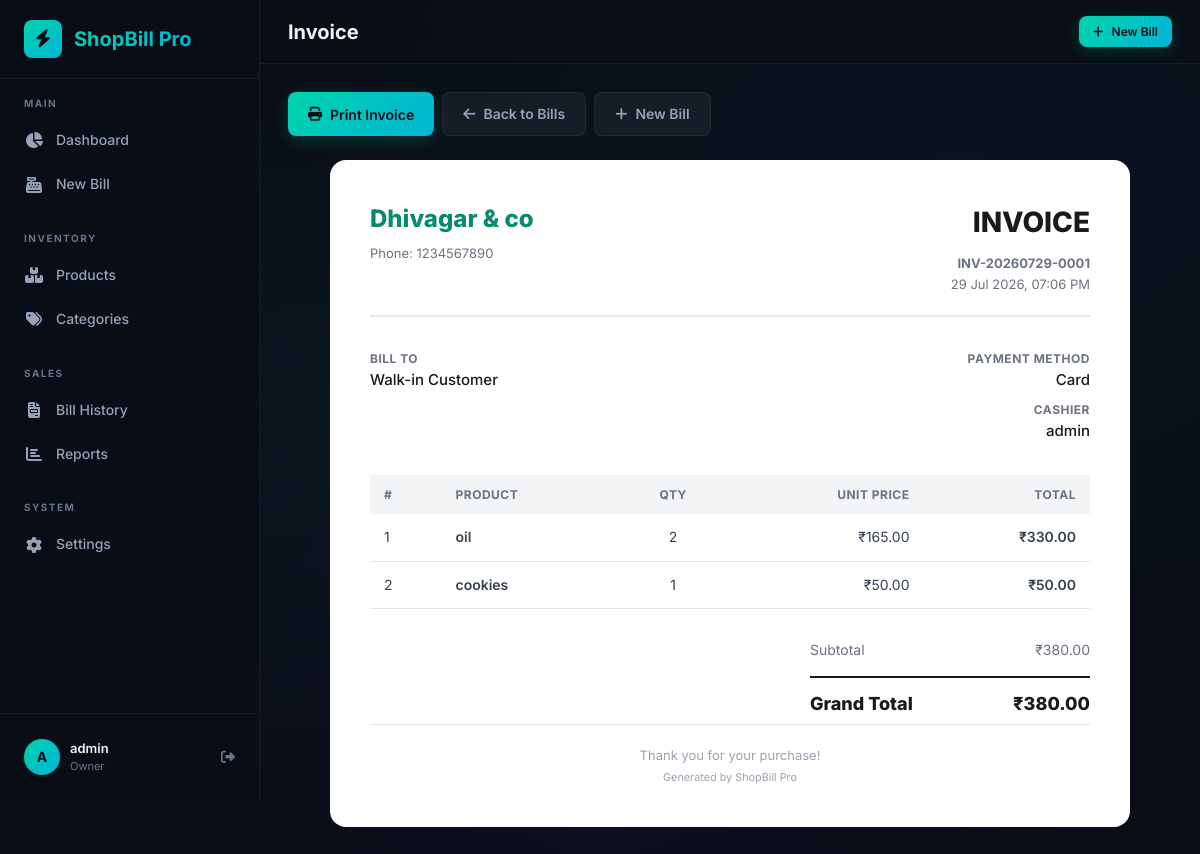
The app's page /billing/1/ (signed in) with its own data.
### billing/models.py (models this page shows, shortened)
class ShopProfile(models.Model):
    name = models.CharField(max_length=200, default='ShopBill Pro')
    address = models.TextField(blank=True, default='')
    phone = models.CharField(max_length=20, blank=True, default='')
    email = models.EmailField(blank=True, default='')
    gst_number = models.CharField(max_length=20, blank=True, default='')
    tax_rate = models.DecimalField(max_digits=5, decimal_places=2, default=0)
    currency_symbol = models.CharField(max_length=5, default='₹')
    low_stock_threshold = models.IntegerField(default=10)
    is_active = models.BooleanField(default=True)
    class Meta:
        verbose_name = 'Shop Profile'
        verbose_name_plural = 'Shop Profiles'

class Bill(models.Model):
    PAYMENT_CHOICES = [
        ('cash', 'Cash'),
        ('card', 'Card'),
        ('upi', 'UPI'),
        ('other', 'Other'),
    ]
    shop = models.ForeignKey(ShopProfile, on_delete=models.CASCADE, related_name='bills')
    bill_number = models.CharField(max_length=20, editable=False)
    customer_name = models.CharField(max_length=200, blank=True, default='Walk-in Customer')
    customer_phone = models.CharField(max_length=20, blank=True, default='')
    subtotal = models.DecimalField(max_digits=12, decimal_places=2, default=0)
    tax_amount = models.DecimalField(max_digits=12, decimal_places=2, default=0)
    discount = models.DecimalField(max_digits=12, decimal_places=2, default=0)
    grand_total = models.DecimalField(max_digits=12, decimal_places=2, default=0)
    payment_method = models.CharField(max_length=10, choices=PAYMENT_CHOICES, default='cash')
    notes = models.TextField(blank=True, default='')
    created_by = models.ForeignKey(User, on_delete=models.SET_NULL, null=True)
    created_at = models.DateTimeField(auto_now_add=True)
    class Meta:
        ordering = ['-created_at']

class BillItem(models.Model):
    bill = models.ForeignKey(Bill, on_delete=models.CASCADE, related_name='items')
    product = models.ForeignKey(Product, on_delete=models.SET_NULL, null=True)
    product_name = models.CharField(max_length=200)
    quantity = models.IntegerField(default=1)
    unit_price = models.DecimalField(max_digits=10, decimal_places=2)
    total_price = models.DecimalField(max_digits=12, decimal_places=2)

### billing/views.py (the view)
# urls.py: path('billing/<int:pk>/', views.bill_detail, name='bill_detail'),
@login_required
def bill_detail(request, pk):
    bill = get_object_or_404(Bill.objects.prefetch_related('items'), pk=pk, shop=request.user.userprofile.shop)
    profile = request.user.userprofile.shop
    return render(request, 'billing/bill_detail.html', {
        'bill': bill,
        'profile': profile,
    })

### billing/context_processors.py (called while the page is built)
def shop_profile_context(request):
    profile = None
    if request.user.is_authenticated:
        try:
            profile = request.user.userprofile.shop
        except Exception:
            pass
    return {'shop_profile': profile}

### templates/billing/bill_detail.html (shortened to what this page needs)
{% extends 'base.html' %}
{% load humanize %}
{% block page_title %}Invoice{% endblock %}
{% block content %}
<div class="no-print mb-3 d-flex gap-1">
    <button onclick="window.print()" class="btn btn-primary" id="print-invoice-btn">
        <i class="fas fa-print"></i> Print Invoice
    </button>
    <a href="{% url 'billing:bill_list' %}" class="btn btn-secondary" id="back-to-bills">
        <i class="fas fa-arrow-left"></i> Back to Bills
    </a>
    <a href="{% url 'billing:new_bill' %}" class="btn btn-secondary" id="new-bill-link">
        <i class="fas fa-plus"></i> New Bill
    </a>
</div>
<div class="invoice-container">
    <div class="invoice-header">
        <div>
            <div class="invoice-shop-name">{{ profile.name }}</div>
            <div class="invoice-shop-details">
                {% if profile.phone %}Phone: {{ profile.phone }}{% endif %}
            </div>
        </div>
        <div>
            <div class="invoice-title">INVOICE</div>
            <div class="invoice-shop-details" style="text-align: right; margin-top: 8px;">
                <strong>{{ bill.bill_number }}</strong><br>
                {{ bill.created_at|date:"d M Y, h:i A" }}
            </div>
        </div>
    </div>
    <div class="invoice-meta">
        <div>
            <div class="invoice-meta-label">Bill To</div>
            <div class="invoice-meta-value">{{ bill.customer_name }}</div>
        </div>
        <div style="text-align: right;">
            <div class="invoice-meta-label">Payment Method</div>
            <div class="invoice-meta-value">{{ bill.get_payment_method_display }}</div>
            {% if bill.created_by %}
            <div class="invoice-meta-label" style="margin-top: 8px;">Cashier</div>
            <div class="invoice-meta-value">{{ bill.created_by.username }}</div>
            {% endif %}
        </div>
    </div>
    <table class="invoice-table">
        <thead>
            <tr>
                <th>#</th>
                <th>Product</th>
                <th style="text-align: center;">Qty</th>
                <th style="text-align: right;">Unit Price</th>
                <th style="text-align: right;">Total</th>
            </tr>
        </thead>
        <tbody>
            {% for item in bill.items.all %}
            <tr>
                <td>{{ forloop.counter }}</td>
                <td style="font-weight: 600;">{{ item.product_name }}</td>
                <td style="text-align: center;">{{ item.quantity }}</td>
                <td style="text-align: right;">₹{{ item.unit_price|floatformat:2|intcomma }}</td>
                <td style="text-align: right; font-weight: 600;">₹{{ item.total_price|floatformat:2|intcomma }}</td>
            </tr>
            {% endfor %}
        </tbody>
    </table>
    <div class="invoice-totals">
        <div class="invoice-total-line">
            <span>Subtotal</span>
            <span>₹{{ bill.subtotal|floatformat:2|intcomma }}</span>
        </div>
        <div class="invoice-total-line grand">
            <span>Grand Total</span>
            <span>₹{{ bill.grand_total|floatformat:2|intcomma }}</span>
        </div>
    </div>
    <div class="invoice-footer">
        Thank you for your purchase!<br>
        <small>Generated by ShopBill Pro</small>
    </div>
</div>
{% endblock %}

### templates/base.html (shortened to what this page needs)
{% load static %}
{% load humanize %}
{% load billing_tags %}
<!DOCTYPE html>
<html lang="en">
<head>
    <link rel="stylesheet" href="{% static 'css/style.css' %}">
    <link rel="stylesheet" href="https://cdnjs.cloudflare.com/ajax/libs/font-awesome/6.5.1/css/all.min.css">
</head>
<body>
    <div class="app-layout">
        <aside class="sidebar" id="sidebar">
            <div class="sidebar-header">
                <div class="sidebar-logo"><i class="fas fa-bolt"></i></div>
                <span class="sidebar-brand">ShopBill Pro</span>
            </div>
            <nav class="sidebar-nav">
                <div class="nav-section">
                    <div class="nav-section-title">Main</div>
                    <a href="{% url 'billing:dashboard' %}" class="nav-link {% if request.resolver_match.url_name == 'dashboard' %}active{% endif %}" id="nav-dashboard">
                        <i class="fas fa-chart-pie"></i>
                        <span>Dashboard</span>
                    </a>
                    <a href="{% url 'billing:new_bill' %}" class="nav-link {% if request.resolver_match.url_name == 'new_bill' %}active{% endif %}" id="nav-new-bill">
                        <i class="fas fa-cash-register"></i>
                        <span>New Bill</span>
                    </a>
                </div>
                <div class="nav-section">
                    <div class="nav-section-title">Inventory</div>
                    <a href="{% url 'billing:product_list' %}" class="nav-link " id="nav-products">
                        <i class="fas fa-boxes-stacked"></i>
                        <span>Products</span>
                    </a>
                    <a href="{% url 'billing:category_list' %}" class="nav-link {% if request.resolver_match.url_name == 'category_list' %}active{% endif %}" id="nav-categories">
                        <i class="fas fa-tags"></i>
                        <span>Categories</span>
                    </a>
                </div>
                <div class="nav-section">
                    <div class="nav-section-title">Sales</div>
                    <a href="{% url 'billing:bill_list' %}" class="nav-link {% if request.resolver_match.url_name == 'bill_list' %}active{% endif %}" id="nav-bills">
                        <i class="fas fa-file-invoice"></i>
                        <span>Bill History</span>
                    </a>
                    <a href="{% url 'billing:reports' %}" class="nav-link {% if request.resolver_match.url_name == 'reports' %}active{% endif %}" id="nav-reports">
                        <i class="fas fa-chart-bar"></i>
                        <span>Reports</span>
                    </a>
                </div>
                <div class="nav-section">
                    <div class="nav-section-title">System</div>
                    <a href="{% url 'billing:settings' %}" class="nav-link {% if request.resolver_match.url_name == 'settings' %}active{% endif %}" id="nav-settings">
                        <i class="fas fa-gear"></i>
                        <span>Settings</span>
                    </a>
                </div>
            </nav>
            <div class="sidebar-footer">
                <div class="sidebar-user">
                    <div class="user-avatar">{{ request.user.username|first|upper }}</div>
                    <div class="user-info">
                        <div class="user-name">{{ request.user.username }}</div>
                        <div class="user-role">Owner</div>
                    </div>
                    <form action="{% url 'logout' %}" method="post" style="display:inline;">
                        <button type="submit" title="Logout" style="background:none; border:none; padding:0; color: var(--text-muted); font-size: 14px; cursor:pointer;">
                            <i class="fas fa-right-from-bracket"></i>
                        </button>
                    </form>
                </div>
            </div>
        </aside>
        <main class="main-content">
            <header class="main-header">
                <div class="header-left">
                    <h1 class="page-title">{% block page_title %}Dashboard{% endblock %}</h1>
                </div>
                <div class="header-right">
                    <a href="{% url 'billing:new_bill' %}" class="btn btn-primary btn-sm" id="header-new-bill">
                        <i class="fas fa-plus"></i> New Bill
                    </a>
                </div>
            </header>
            <div class="content-area">
                {% block content %}{% endblock %}
            </div>
        </main>
    </div>
</body>
</html>

### records on screen
ShopProfile: name "Dhivagar & co", phone "1234567890"
Bill: bill_number "INV-20260729-0001", created_at "29 Jul 2026, 07:06 PM", customer_name "Walk-in Customer", payment_method "Card", created_by.username "admin", subtotal "380.00", grand_total "380.00"
BillItem: product_name "oil", quantity "2", unit_price "165.00", total_price "330.00"
BillItem: product_name "cookies", quantity "1", unit_price "50.00", total_price "50.00"

### other values on screen
{{ request.user.username|first|upper }} "A"
{{ request.user.username }} "admin"
